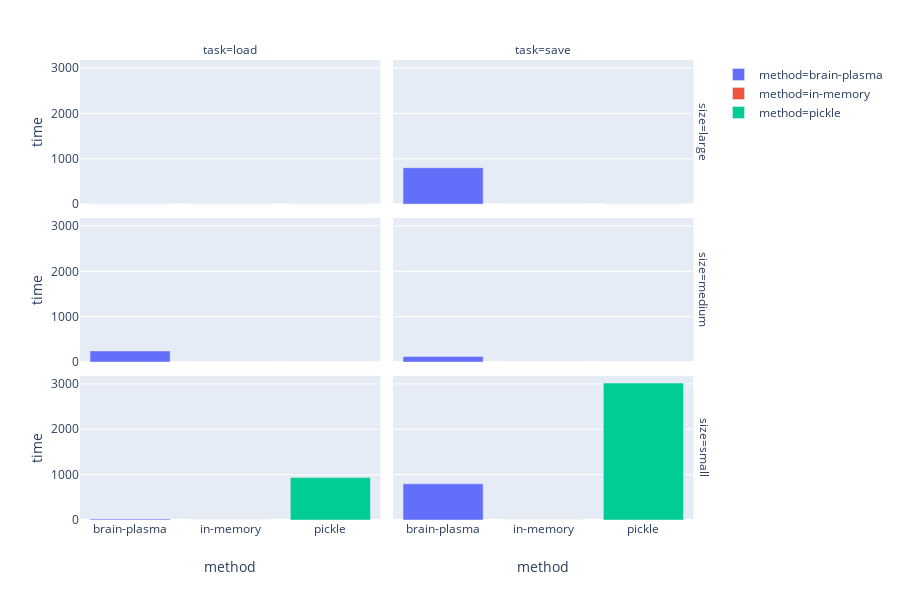

Notebook source saved alongside this figure:
### Code cell
px.bar(compare,x='method',y='time',facet_col='task',color='method',facet_row='size')

### Figure 1 — Plotly figure (JSON) as saved in the notebook; plotly's stock layout.template omitted (floating-point values rounded to 4 significant figures)
{"data": [{"alignmentgroup": "True", "hoverlabel": {"namelength": 0}, "hovertemplate": "method=%{x}<br>size=large<br>task=load<br>time=%{y}", "legendgroup": "method=brain-plasma", "marker": {"color": "#636efa"}, "name": "method=brain-plasma", "offsetgroup": "method=brain-plasma", "orientation": "v", "showlegend": true, "textposition": "auto", "type": "bar", "x": ["brain-plasma"], "xaxis": "x", "y": [20.05], "yaxis": "y"}, {"alignmentgroup": "True", "hoverlabel": {"namelength": 0}, "hovertemplate": "method=%{x}<br>size=large<br>task=save<br>time=%{y}", "legendgroup": "method=brain-plasma", "marker": {"color": "#636efa"}, "name": "method=brain-plasma", "offsetgroup": "method=brain-plasma", "orientation": "v", "showlegend": false, "textposition": "auto", "type": "bar", "x": ["brain-plasma"], "xaxis": "x2", "y": [798.3], "yaxis": "y2"}, {"alignmentgroup": "True", "hoverlabel": {"namelength": 0}, "hovertemplate": "method=%{x}<br>size=medium<br>task=load<br>time=%{y}", "legendgroup": "method=brain-plasma", "marker": {"color": "#636efa"}, "name": "method=brain-plasma", "offsetgroup": "method=brain-plasma", "orientation": "v", "showlegend": false, "textposition": "auto", "type": "bar", "x": ["brain-plasma"], "xaxis": "x3", "y": [245.9], "yaxis": "y3"}, {"alignmentgroup": "True", "hoverlabel": {"namelength": 0}, "hovertemplate": "method=%{x}<br>size=medium<br>task=save<br>time=%{y}", "legendgroup": "method=brain-plasma", "marker": {"color": "#636efa"}, "name": "method=brain-plasma", "offsetgroup": "method=brain-plasma", "orientation": "v", "showlegend": false, "textposition": "auto", "type": "bar", "x": ["brain-plasma"], "xaxis": "x4", "y": [121.6], "yaxis": "y4"}, {"alignmentgroup": "True", "hoverlabel": {"namelength": 0}, "hovertemplate": "method=%{x}<br>size=small<br>task=load<br>time=%{y}", "legendgroup": "method=brain-plasma", "marker": {"color": "#636efa"}, "name": "method=brain-plasma", "offsetgroup": "method=brain-plasma", "orientation": "v", "showlegend": false, "textposition": "auto", "type": "bar", "x": ["brain-plasma"], "xaxis": "x5", "y": [1.066], "yaxis": "y5"}, {"alignmentgroup": "True", "hoverlabel": {"namelength": 0}, "hovertemplate": "method=%{x}<br>size=small<br>task=save<br>time=%{y}", "legendgroup": "method=brain-plasma", "marker": {"color": "#636efa"}, "name": "method=brain-plasma", "offsetgroup": "method=brain-plasma", "orientation": "v", "showlegend": false, "textposition": "auto", "type": "bar", "x": ["brain-plasma"], "xaxis": "x6", "y": [803.0], "yaxis": "y6"}, {"alignmentgroup": "True", "hoverlabel": {"namelength": 0}, "hovertemplate": "method=%{x}<br>size=large<br>task=load<br>time=%{y}", "legendgroup": "method=in-memory", "marker": {"color": "#EF553B"}, "name": "method=in-memory", "offsetgroup": "method=in-memory", "orientation": "v", "showlegend": true, "textposition": "auto", "type": "bar", "x": ["in-memory"], "xaxis": "x", "y": [0.05737], "yaxis": "y"}, {"alignmentgroup": "True", "hoverlabel": {"namelength": 0}, "hovertemplate": "method=%{x}<br>size=large<br>task=save<br>time=%{y}", "legendgroup": "method=in-memory", "marker": {"color": "#EF553B"}, "name": "method=in-memory", "offsetgroup": "method=in-memory", "orientation": "v", "showlegend": false, "textposition": "auto", "type": "bar", "x": ["in-memory"], "xaxis": "x2", "y": [0.048], "yaxis": "y2"}, {"alignmentgroup": "True", "hoverlabel": {"namelength": 0}, "hovertemplate": "method=%{x}<br>size=medium<br>task=load<br>time=%{y}", "legendgroup": "method=in-memory", "marker": {"color": "#EF553B"}, "name": "method=in-memory", "offsetgroup": "method=in-memory", "orientation": "v", "showlegend": false, "textposition": "auto", "type": "bar", "x": ["in-memory"], "xaxis": "x3", "y": [0.07893], "yaxis": "y3"}, {"alignmentgroup": "True", "hoverlabel": {"namelength": 0}, "hovertemplate": "method=%{x}<br>size=medium<br>task=save<br>time=%{y}", "legendgroup": "method=in-memory", "marker": {"color": "#EF553B"}, "name": "method=in-memory", "offsetgroup": "method=in-memory", "orientation": "v", "showlegend": false, "textposition": "auto", "type": "bar", "x": ["in-memory"], "xaxis": "x4", "y": [0.1186], "yaxis": "y4"}, {"alignmentgroup": "True", "hoverlabel": {"namelength": 0}, "hovertemplate": "method=%{x}<br>size=small<br>task=load<br>time=%{y}", "legendgroup": "method=in-memory", "marker": {"color": "#EF553B"}, "name": "method=in-memory", "offsetgroup": "method=in-memory", "orientation": "v", "showlegend": false, "textposition": "auto", "type": "bar", "x": ["in-memory"], "xaxis": "x5", "y": [0.2477], "yaxis": "y5"}, {"alignmentgroup": "True", "hoverlabel": {"namelength": 0}, "hovertemplate": "method=%{x}<br>size=small<br>task=save<br>time=%{y}", "legendgroup": "method=in-memory", "marker": {"color": "#EF553B"}, "name": "method=in-memory", "offsetgroup": "method=in-memory", "orientation": "v", "showlegend": false, "textposition": "auto", "type": "bar", "x": ["in-memory"], "xaxis": "x6", "y": [0.05077], "yaxis": "y6"}, {"alignmentgroup": "True", "hoverlabel": {"namelength": 0}, "hovertemplate": "method=%{x}<br>size=large<br>task=load<br>time=%{y}", "legendgroup": "method=pickle", "marker": {"color": "#00cc96"}, "name": "method=pickle", "offsetgroup": "method=pickle", "orientation": "v", "showlegend": true, "textposition": "auto", "type": "bar", "x": ["pickle"], "xaxis": "x", "y": [934.6], "yaxis": "y"}, {"alignmentgroup": "True", "hoverlabel": {"namelength": 0}, "hovertemplate": "method=%{x}<br>size=large<br>task=save<br>time=%{y}", "legendgroup": "method=pickle", "marker": {"color": "#00cc96"}, "name": "method=pickle", "offsetgroup": "method=pickle", "orientation": "v", "showlegend": false, "textposition": "auto", "type": "bar", "x": ["pickle"], "xaxis": "x2", "y": [3018.0], "yaxis": "y2"}, {"alignmentgroup": "True", "hoverlabel": {"namelength": 0}, "hovertemplate": "method=%{x}<br>size=medium<br>task=load<br>time=%{y}", "legendgroup": "method=pickle", "marker": {"color": "#00cc96"}, "name": "method=pickle", "offsetgroup": "method=pickle", "orientation": "v", "showlegend": false, "textposition": "auto", "type": "bar", "x": ["pickle"], "xaxis": "x3", "y": [0.6914], "yaxis": "y3"}, {"alignmentgroup": "True", "hoverlabel": {"namelength": 0}, "hovertemplate": "method=%{x}<br>size=medium<br>task=save<br>time=%{y}", "legendgroup": "method=pickle", "marker": {"color": "#00cc96"}, "name": "method=pickle", "offsetgroup": "method=pickle", "orientation": "v", "showlegend": false, "textposition": "auto", "type": "bar", "x": ["pickle"], "xaxis": "x4", "y": [0.837], "yaxis": "y4"}, {"alignmentgroup": "True", "hoverlabel": {"namelength": 0}, "hovertemplate": "method=%{x}<br>size=small<br>task=load<br>time=%{y}", "legendgroup": "method=pickle", "marker": {"color": "#00cc96"}, "name": "method=pickle", "offsetgroup": "method=pickle", "orientation": "v", "showlegend": false, "textposition": "auto", "type": "bar", "x": ["pickle"], "xaxis": "x5", "y": [0.4104], "yaxis": "y5"}, {"alignmentgroup": "True", "hoverlabel": {"namelength": 0}, "hovertemplate": "method=%{x}<br>size=small<br>task=save<br>time=%{y}", "legendgroup": "method=pickle", "marker": {"color": "#00cc96"}, "name": "method=pickle", "offsetgroup": "method=pickle", "orientation": "v", "showlegend": false, "textposition": "auto", "type": "bar", "x": ["pickle"], "xaxis": "x6", "y": [0.5653], "yaxis": "y6"}], "layout": {"annotations": [{"font": {}, "showarrow": false, "text": "task=load", "x": 0.24, "xanchor": "center", "xref": "paper", "y": 1.0, "yanchor": "bottom", "yref": "paper"}, {"font": {}, "showarrow": false, "text": "task=save", "x": 0.74, "xanchor": "center", "xref": "paper", "y": 1.0, "yanchor": "bottom", "yref": "paper"}, {"font": {}, "showarrow": false, "text": "size=small", "textangle": 90, "x": 0.98, "xanchor": "left", "xref": "paper", "y": 0.1567, "yanchor": "middle", "yref": "paper"}, {"font": {}, "showarrow": false, "text": "size=medium", "textangle": 90, "x": 0.98, "xanchor": "left", "xref": "paper", "y": 0.5, "yanchor": "middle", "yref": "paper"}, {"font": {}, "showarrow": false, "text": "size=large", "textangle": 90, "x": 0.98, "xanchor": "left", "xref": "paper", "y": 0.8433, "yanchor": "middle", "yref": "paper"}], "barmode": "relative", "height": 600, "legend": {"tracegroupgap": 0}, "margin": {"t": 60}, "xaxis": {"anchor": "y", "categoryarray": ["brain-plasma", "in-memory", "pickle"], "categoryorder": "array", "domain": [0, 0.48], "title": {"text": "method"}}, "xaxis2": {"anchor": "y2", "categoryarray": ["brain-plasma", "in-memory", "pickle"], "categoryorder": "array", "domain": [0.5, 0.98], "matches": "x", "title": {"text": "method"}}, "xaxis3": {"anchor": "y3", "domain": [0, 0.48], "matches": "x", "showticklabels": false}, "xaxis4": {"anchor": "y4", "domain": [0.5, 0.98], "matches": "x", "showticklabels": false}, "xaxis5": {"anchor": "y5", "domain": [0, 0.48], "matches": "x", "showticklabels": false}, "xaxis6": {"anchor": "y6", "domain": [0.5, 0.98], "matches": "x", "showticklabels": false}, "yaxis": {"anchor": "x", "domain": [0, 0.3133], "title": {"text": "time"}}, "yaxis2": {"anchor": "x2", "domain": [0, 0.3133], "matches": "y", "showticklabels": false}, "yaxis3": {"anchor": "x3", "domain": [0.3433, 0.6567], "matches": "y", "title": {"text": "time"}}, "yaxis4": {"anchor": "x4", "domain": [0.3433, 0.6567], "matches": "y", "showticklabels": false}, "yaxis5": {"anchor": "x5", "domain": [0.6867, 1.0], "matches": "y", "title": {"text": "time"}}, "yaxis6": {"anchor": "x6", "domain": [0.6867, 1.0], "matches": "y", "showticklabels": false}}}
